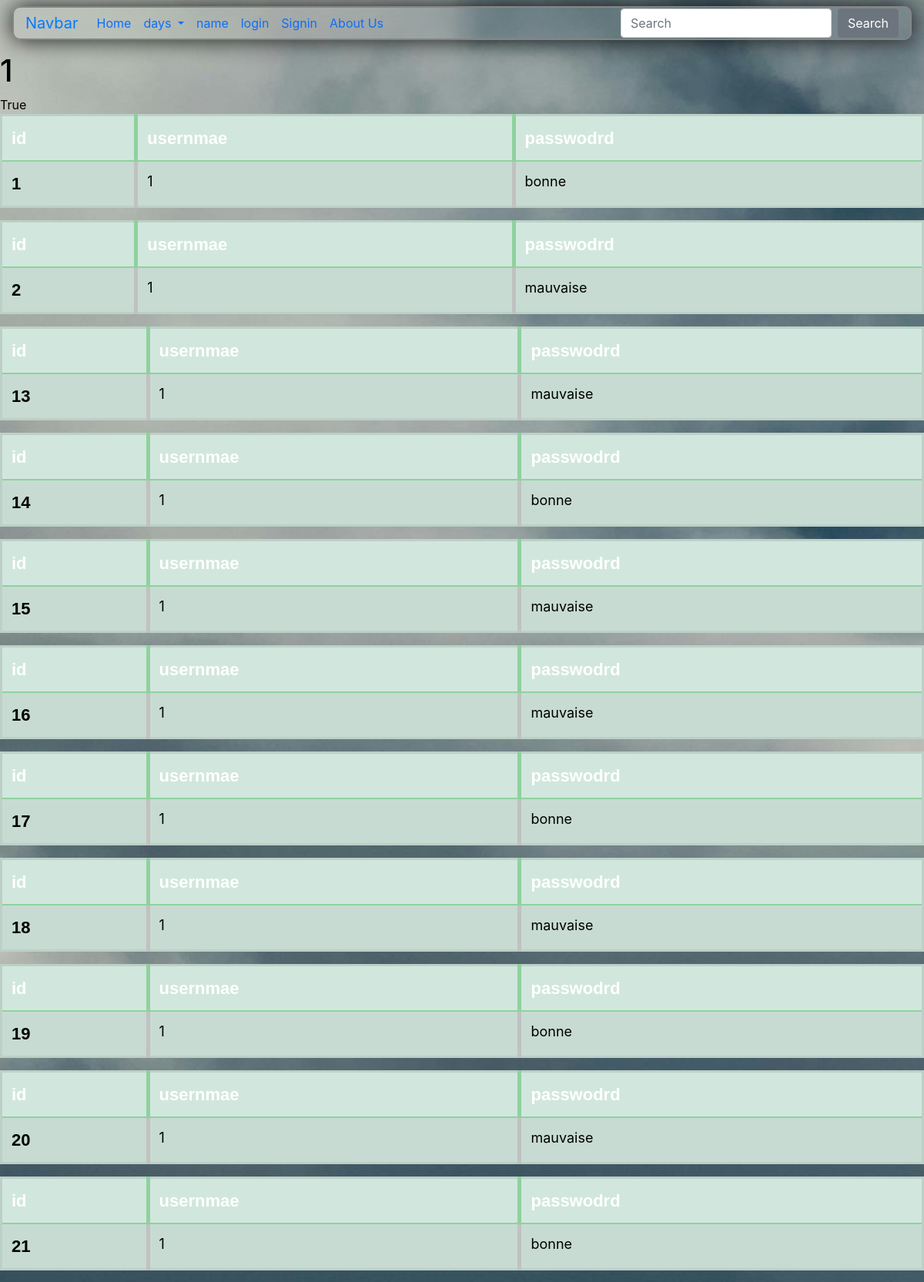
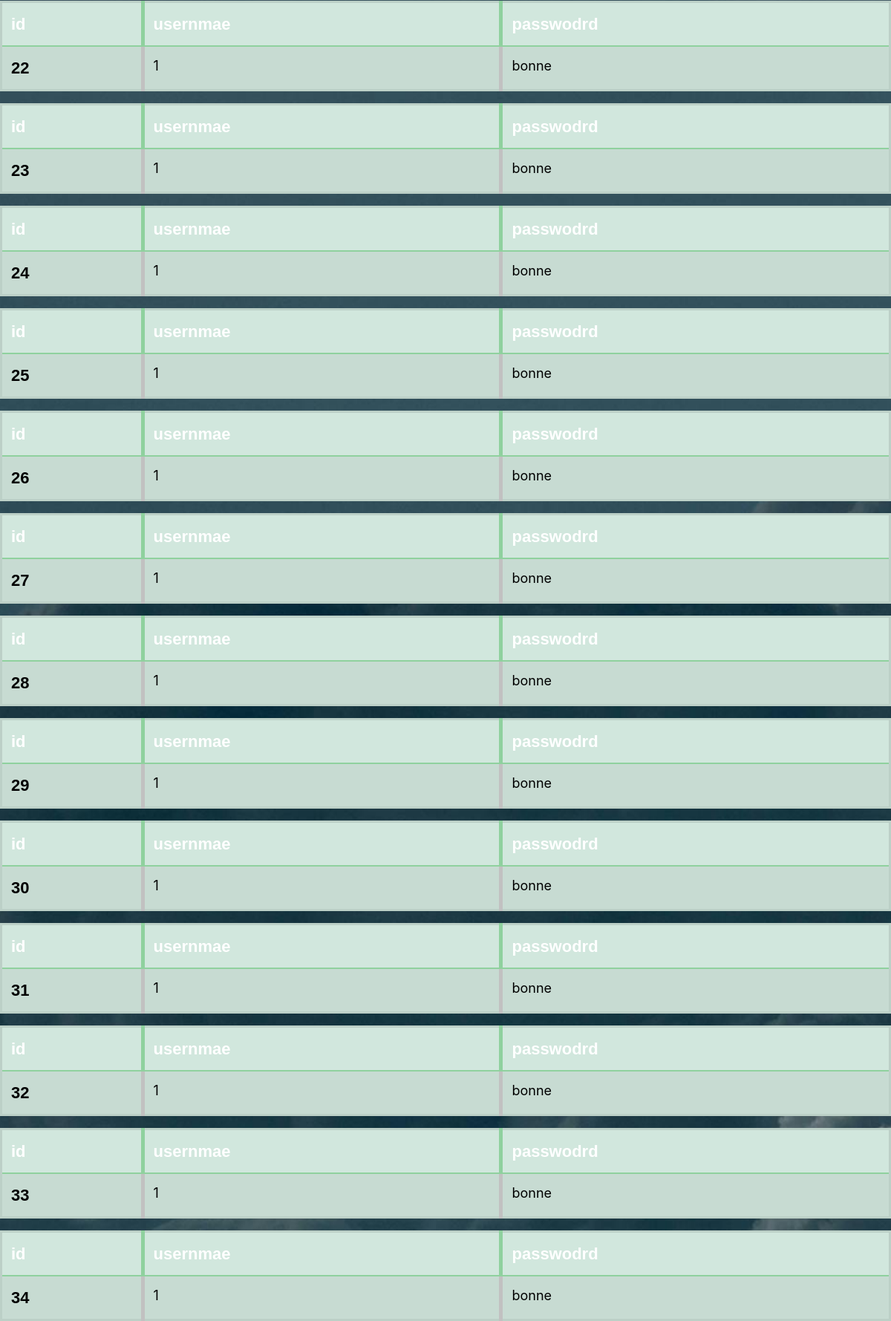
Page /show_db (signed in, upper part) on the committed database (2 pictures, top to bottom).
### app.py (models this page shows, shortened)
class SECONDE_USERS_STATES_DATA_BASE(db.Model):
    id2 = db.Column(db.Integer, primary_key=True)
    id_user = db.Column(db.Integer, nullable=False)
    statue2 = db.Column(db.String(200), nullable=False)
    temperature2 = db.Column(db.Float, nullable=False)
    cloud_cover2 = db.Column(db.Float, nullable=False)
    precipitation2 = db.Column(db.Float, nullable=False)
    wind_speed2 = db.Column(db.Float, nullable=False)
    date_created2 = db.Column(db.DateTime, default=datetime.utcnow)

### app.py (the view)
@app.route('/show_db')
def showdb():
    if current_user.is_authenticated:
      ui = current_user.id
      data = SECONDE_USERS_STATES_DATA_BASE.query.filter(SECONDE_USERS_STATES_DATA_BASE.id_user == current_user.id).all()
    if data:
       d = True
    else:
       d = False
    return render_template("show_db.html", data=data, ui=ui, d=d)

### app.py (called while the page is built)
@login_manager.user_loader
def load_user(user_id):
    return Users.query.get(int(user_id))

### templates/show_db.html (shortened to what this page needs)
{% extends "base.html" %}
{% block content %}
<h1>{{ui}}</h1>
{{d}}
{% for data in data %}
<table class="table table-success table-striped">
    <thead>
      <tr>
        <th scope="col">id</th>
        <th scope="col">usernmae</th>
        <th scope="col">passwodrd</th>
      </tr>
    </thead>
    <tbody>
      <tr>
        <th scope="row">{{data.id2}}</th>
        <td>{{data.id_user}}</td>
        <td>{{data.statue2}}</td>
      </tr>
    </tbody>
  </table>
{% endfor %}
{% endblock content %}

### templates/base.html (shortened to what this page needs)
<!DOCTYPE html>
<html lang="en">
    <head>
        <link rel="stylesheet"
        href="https://unpkg.com/purecss@2.0.6/build/pure-min.css"
        origin="anonymous"/>
        <link href="https://cdn.jsdelivr.net/npm/bootstrap@5.1.1/dist/css/bootstrap.min.css" rel="stylesheet">
        <link rel="stylesheet" href="https://stackpath.bootstrapcdn.com/bootstrap/4.3.1/css/bootstrap.min.css">
    </head>
    <body>
        <nav class="navbar navbar-expand-lg bg-body-tertiary big ">
            <div class="container-fluid foggy">
              <a class="navbar-brand link" href="#">Navbar</a>
              <div class="collapse navbar-collapse" id="navbarSupportedContent">
                <ul class="navbar-nav me-auto mb-2 mb-lg-0">
                  <li class="nav-item">
                    <a class="nav-link active link" aria-current="page" href="{{ url_for('start')}}">Home</a>
                  </li>
                  <li class="nav-item dropdown">
                    <a class="nav-link dropdown-toggle link" href="#" role="button" data-bs-toggle="dropdown" aria-expanded="false">
                      days
                    </a>
                  </li>
                <li class="nav-item">
                  <a class="nav-link link" href="{{ url_for('name')}}">name</a>
                </li>
                <li class="nav-item">
                    <a class="nav-link link" href="{{ url_for('login')}}">login</a>
                </li>
                <li class="nav-item">
                <a class="nav-link link"  href="{{ url_for('signin')}}">Signin</a>
                </li>
                <li class="nav-item">
                    <a class="nav-link link"  href="{{ url_for('aboutus')}}">About Us</a>
                    </li>
                </ul>
                <form class="d-flex" role="search">
                  <input class="form-control me-2" type="search" placeholder="Search" aria-label="Search">
                  <button class="btn btn-secondary" type="submit">Search</button>
                </form>
              </div>
            </div>
        </nav>
        <main>
            {% block content %}
            {% endblock %}
        </main>
    </body>
</html>

### templates/base.html (style rules this page uses)
@media screen and (min-width: 769px) { body { background-image: url('C:\Users\E14\Desktop\python_in_web\static\images\pexels-pixabay-209831.jpg'); background-repeat: no-repeat; background-size: cover; background-color: rgb(52, 58, 64); } }
@media screen and (min-width: 769px) { th { color: black; font-size: 22px; } }
@media screen and (min-width: 769px) { td { font-size: 18PX; margin-left: 5px; } }
@media screen and (min-width: 769px) { table { width: 100%; border: 3px solid gray; } }
@media screen and (min-width: 769px) { th, td { padding: 10px; } }
@media screen and (min-width: 769px) { th { border-right: 2px solid rgb(170, 170, 170); } }
@media screen and (min-width: 769px) { td:not(:last-child), th:not(:last-child) { border-right: 5px solid rgb(193, 193, 193); } }
@media screen and (min-width: 769px) { body { color: black; background-image: url('ninja.webp'); background-size: cover; background-position: center; background-repeat: no-repeat; } }
@media screen and (min-width: 769px) { th { font-family: Arial, Helvetica, sans-serif; color: white; border: none; } }
@media screen and (min-width: 769px) { .foggy { backdrop-filter: blur(30px); box-shadow: 0px 0px 30px rgba(0, 0, 0, 0.88); border: 2px solid hwb(0 52% 48%); border-radius: 10px; } }
@media screen and (min-width: 769px) { body::before { content: ''; position: fixed; top: 0; left: 0; width: 100%; height: 100%; background-image: url('/static/images/bg.jpg'); background-size: cover; background-position: center; background-repeat: no-repeat; background-attachment: fixed; opacity: 0.; z-index: -1; pointer-events: none; } }
@media screen and (min-width: 769px) { .big { display: block; } }

### rows in the picture
SECONDE_USERS_STATES_DATA_BASE: id2 "1", id_user "1", statue2 "bonne"
SECONDE_USERS_STATES_DATA_BASE: id2 "2", id_user "1", statue2 "mauvaise"
SECONDE_USERS_STATES_DATA_BASE: id2 "13", id_user "1", statue2 "mauvaise"
SECONDE_USERS_STATES_DATA_BASE: id2 "14", id_user "1", statue2 "bonne"
SECONDE_USERS_STATES_DATA_BASE: id2 "15", id_user "1", statue2 "mauvaise"
SECONDE_USERS_STATES_DATA_BASE: id2 "16", id_user "1", statue2 "mauvaise"
SECONDE_USERS_STATES_DATA_BASE: id2 "17", id_user "1", statue2 "bonne"
SECONDE_USERS_STATES_DATA_BASE: id2 "18", id_user "1", statue2 "mauvaise"
SECONDE_USERS_STATES_DATA_BASE: id2 "19", id_user "1", statue2 "bonne"
SECONDE_USERS_STATES_DATA_BASE: id2 "20", id_user "1", statue2 "mauvaise"
SECONDE_USERS_STATES_DATA_BASE: id2 "21", id_user "1", statue2 "bonne"
SECONDE_USERS_STATES_DATA_BASE: id2 "22", id_user "1", statue2 "bonne"
SECONDE_USERS_STATES_DATA_BASE: id2 "23", id_user "1", statue2 "bonne"
SECONDE_USERS_STATES_DATA_BASE: id2 "24", id_user "1", statue2 "bonne"
SECONDE_USERS_STATES_DATA_BASE: id2 "25", id_user "1", statue2 "bonne"
SECONDE_USERS_STATES_DATA_BASE: id2 "26", id_user "1", statue2 "bonne"
SECONDE_USERS_STATES_DATA_BASE: id2 "27", id_user "1", statue2 "bonne"
SECONDE_USERS_STATES_DATA_BASE: id2 "28", id_user "1", statue2 "bonne"
SECONDE_USERS_STATES_DATA_BASE: id2 "29", id_user "1", statue2 "bonne"
SECONDE_USERS_STATES_DATA_BASE: id2 "30", id_user "1", statue2 "bonne"
SECONDE_USERS_STATES_DATA_BASE: id2 "31", id_user "1", statue2 "bonne"
SECONDE_USERS_STATES_DATA_BASE: id2 "32", id_user "1", statue2 "bonne"
SECONDE_USERS_STATES_DATA_BASE: id2 "33", id_user "1", statue2 "bonne"
SECONDE_USERS_STATES_DATA_BASE: id2 "34", id_user "1", statue2 "bonne"

### other values in the picture
{{ ui }} "1"
{{ d }} "True"
